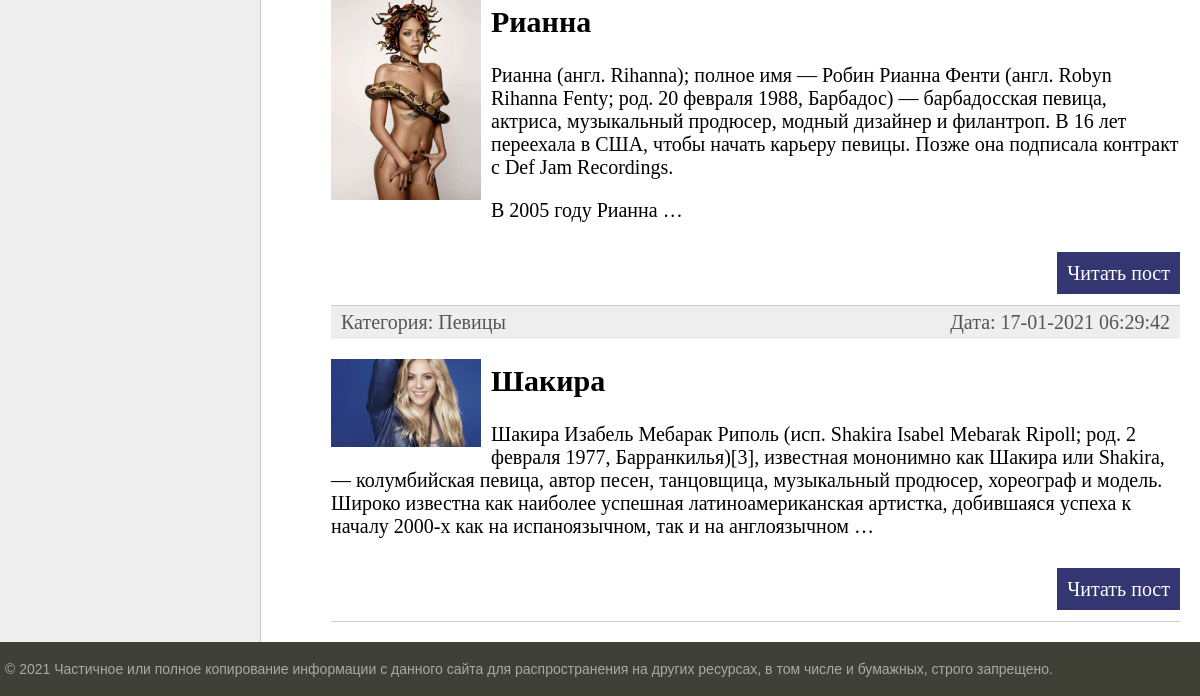
The app's page / (lower part), older data.
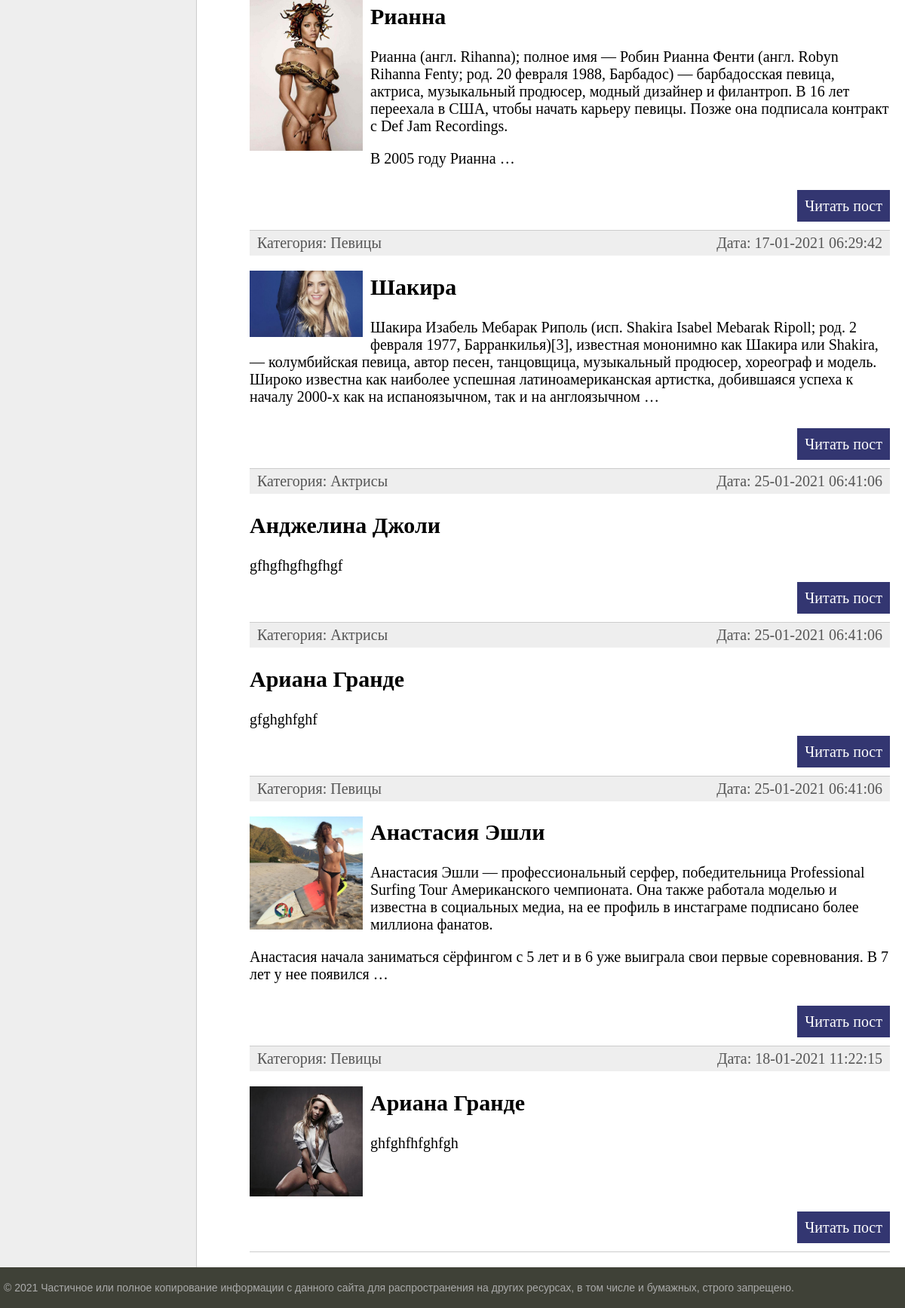
The same page, newer data.
### women/models.py (models this page shows, shortened)
class Women(models.Model):
    title = models.CharField(max_length=255, verbose_name="Заголовок")
    slug = models.SlugField(max_length=255, unique=True, db_index=True, verbose_name="URL")
    content = models.TextField(blank=True, verbose_name="Текст статьи")
    photo = models.ImageField(upload_to="photos/%Y/%m/%d/", verbose_name="Фото")
    time_create = models.DateTimeField(auto_now_add=True, verbose_name="Время создания")
    time_update = models.DateTimeField(auto_now=True, verbose_name="Время изменения")
    is_published = models.BooleanField(default=True, verbose_name="Публикация")
    cat = models.ForeignKey('Category', on_delete=models.PROTECT, verbose_name="Категории")
    def get_absolute_url(self):
        return reverse('post', kwargs={'post_slug': self.slug})
    class Meta:
        verbose_name = 'Известные женщины'
        verbose_name_plural = 'Известные женщины'
        ordering = ['id']

class Category(models.Model):
    name = models.CharField(max_length=100, db_index=True, verbose_name="Категория")
    slug = models.SlugField(max_length=255, unique=True, db_index=True, verbose_name="URL")
    def __str__(self):
        return self.name
    def get_absolute_url(self):
        return reverse('category', kwargs={'cat_slug': self.slug})
    class Meta:
        verbose_name = 'Категория'
        verbose_name_plural = 'Категории'
        ordering = ['id']

### women/views.py (the view)
# urls.py: path('', WomenHome.as_view(), name='home'),
class WomenHome(DataMixin, ListView):
    model = Women
    template_name = 'women/index.html'
    context_object_name = 'posts'
    def get_context_data(self, *, object_list=None, **kwargs):
        context = super().get_context_data(**kwargs)
        c_def = self.get_user_context(title="Главная страница")
        return dict(list(context.items()) + list(c_def.items()))
    def get_queryset(self):
        return Women.objects.filter(is_published=True).select_related('cat')

### women/utils.py (called while the page is built)
    def get_user_context(self, **kwargs):
        context = kwargs
        cats = Category.objects.annotate(Count('women'))
        user_menu = menu.copy()
        if not self.request.user.is_authenticated:
            user_menu.pop(1)
        context['menu'] = user_menu
        context['cats'] = cats
        if 'cat_selected' not in context:
            context['cat_selected'] = 0
        return context

### women/templates/women/index.html (shortened to what this page needs)
{% extends 'women/base.html' %}
{% block content %}
<ul class="list-articles">
	{% for p in posts %}
			<li><div class="article-panel">
	<p class="first">Категория: {{p.cat}}</p>
	<p class="last">Дата: {{p.time_update|date:"d-m-Y H:i:s"}}</p>
</div>
{% if p.photo %}
	<p><img class="img-article-left thumb" src="{{p.photo.url}}"></p>
{% endif %}
				<h2>{{p.title}}</h2>
	{% autoescape on %}
	{{p.content|linebreaks|truncatewords:50}}
	{% endautoescape %}
			<p class="link-read-post"><a href="{{ p.get_absolute_url }}">Читать пост</a></p>
			</li>
	{% endfor %}
</ul>
{% endblock %}

### women/templates/women/base.html (shortened to what this page needs)
{% load static %}
{% load women_tags %}
<!DOCTYPE html>
<html>
<head>
	<link type="text/css" href="{% static 'women/css/styles.css' %}" rel="stylesheet" />
</head>
<body>
<table class="table-page" border=0 cellpadding="0" cellspacing="0">
<tr><td valign=top>
<table class="table-content" border=0 cellpadding="0" cellspacing="0">
<tr>
	<td valign="top" class="left-chapters">
	<ul id="leftchapters">
	</ul>
</td>
<td valign="top" class="content">
	<div class="content-text">
{% block content %}
{% endblock %}
	</div>
</td></tr></table>
</td></tr>
<tr><td valign=top>
	<div id="footer">
		<p>&copy; 2021 Частичное или полное копирование информации с данного сайта для распространения на других ресурсах, в том числе и бумажных, строго запрещено.</p>
	</div>
</td></tr></table>
</body>
</html>

### women/static/women/css/styles.css (style rules this page uses)
html, body { font-family: 'Arial'; margin: 0; padding: 0; height: 100%; width: 100%; color: #444; }
a { color: #0059b2; text-decoration: none; }
img { max-width: 600px; height: auto; }
img.img-article-left { max-width: 300px; height: auto; float: left; padding: 0 10px 10px 0; }
img.img-article-left.thumb { max-width: 150px; height: auto; }
p.link-read-post { text-align: right; }
p.link-read-post a { padding: 10px; min-width: 100px; background: #333671; color: #fff; text-decoration: none; }
div.article-panel { background: #eee; padding: 5px 10px 5px 10px; box-sizing border-box; overflow: hidden; color: #555; }
div.article-panel p.first { margin: 0; float: left; }
div.article-panel p.last { margin: 0; float: right; }
ul.list-articles { list-style: none; margin: 0; padding: 0; }
ul.list-articles li { border-bottom: 1px solid #ccc; }
.table-page { width: 100%; height: 100%; vertical-align: top; }
.table-page tr { height: 100%; }
.table-content { width: 100%; min-height: 100%; height: 100%; }
.left-chapters { margin: 0; background: #eee; border-right: 1px solid #ccc; min-height: 100%; }
.left-chapters ul { width: 230px; min-height: 100%; margin: 0; padding: 20px 10px 10px 20px; list-style: none; font-size: 20px; }
.content { padding: 40px 20px 20px 40px; width: 100%; box-sizing: border-box; }
.content-text { margin: 60px 0 0 30px; color: #000; font-size: 20px; font-family: Yandex Sans Display Light; }
#footer { box-sizing: border-box; background: #3F4137; padding: 5px; color: #aaa; font-size: 14px; font-family: Verdana, Geneva, Arial, Helvetica; text-align: left; overflow: hidden; }

Row changes from the older to the newer data that the page shows:
added Women: cat "Актрисы", time_update "25-01-2021 06:41:06", title "Анджелина Джоли", content "gfhgfhgfhgfhgf"
added Women: cat "Актрисы", time_update "25-01-2021 06:41:06", title "Ариана Гранде", content "gfghghfghf"
added Women: cat "Певицы", time_update "25-01-2021 06:41:06", photo (picture), title "Анастасия Эшли", content "Анастасия Эшли — профессиональный серфер, победительница Professional Surfing Tour Американского чемпионата. Она также работала моделью и известна в социальных медиа, на ее профиль в инстаграме подписано более миллиона фанатов. Анастасия начала заниматься сёрфингом с 5 лет и в 6 уже выиграла свои первые соревнования. В 7 лет у нее появился …"
added Women: cat "Певицы", time_update "18-01-2021 11:22:15", photo (picture), title "Ариана Гранде", content "ghfghfhfghfgh"
